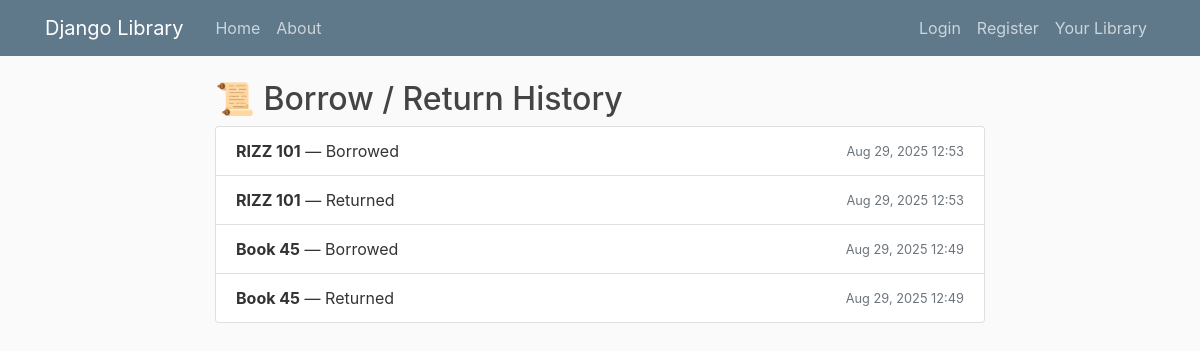
/borrow-history/, run on the app's committed database.
### books/models.py (models this page shows, shortened)
class BorrowHistory(md.Model):
    book = md.ForeignKey(Book, on_delete=md.CASCADE, related_name='history')
    borrowed_at = md.DateTimeField(auto_now_add=True)
    returned_at = md.DateTimeField(null=True, blank=True)

class Book(md.Model):
    STATUS_CHOICES = [
        ('reading', 'Reading'),
        ('completed', 'Completed'),
        ('wishlist', 'Wishlist'),
    ]
    title = md.CharField(max_length=200)
    author = md.CharField(max_length=100)
    genre = md.CharField(max_length=50)
    status = md.CharField(max_length=10, choices=STATUS_CHOICES, default='wishlist')

### books/views.py (the view)
# urls.py: path('borrow-history/', BorrowHistoryListView.as_view(), name='borrow-history'),
class BorrowHistoryListView(ListView):
    model = BorrowHistory
    template_name = 'books/borrow_history.html'
    context_object_name = 'histories'
    ordering = ['-borrowed_at']

### books/templates/books/borrow_history.html
{% extends "books/yourlibrary.html" %}
{% block content %}
<h2>📜 Borrow / Return History</h2>
<ul class="list-group">
    {% for history in histories %}
        <li class="list-group-item d-flex justify-content-between align-items-center">
            <span><strong>{{ history.book.title }}</strong> — Borrowed</span>
            <span class="text-muted small">{{ history.borrowed_at|date:"M d, Y H:i" }}</span>
        </li>
        {% if history.returned_at %}
        <li class="list-group-item d-flex justify-content-between align-items-center">
            <span><strong>{{ history.book.title }}</strong> — Returned</span>
            <span class="text-muted small">{{ history.returned_at|date:"M d, Y H:i" }}</span>
        </li>
        {% endif %}
    {% empty %}
        <li class="list-group-item text-muted">No history yet.</li>
    {% endfor %}
</ul>
{% endblock %}

### books/static/books/main.css (style rules this page uses)
body { background: #fafafa; color: #333333; margin-top: 5rem; }
h1, h2, h3, h4, h5, h6 { color: #444444; }
ul { margin: 0; }

### data on the page
BorrowHistory: book "RIZZ 101", borrowed_at "Aug 29, 2025 12:53", returned_at "Aug 29, 2025 12:53"
BorrowHistory: book "Book 45", borrowed_at "Aug 29, 2025 12:49", returned_at "Aug 29, 2025 12:49"
